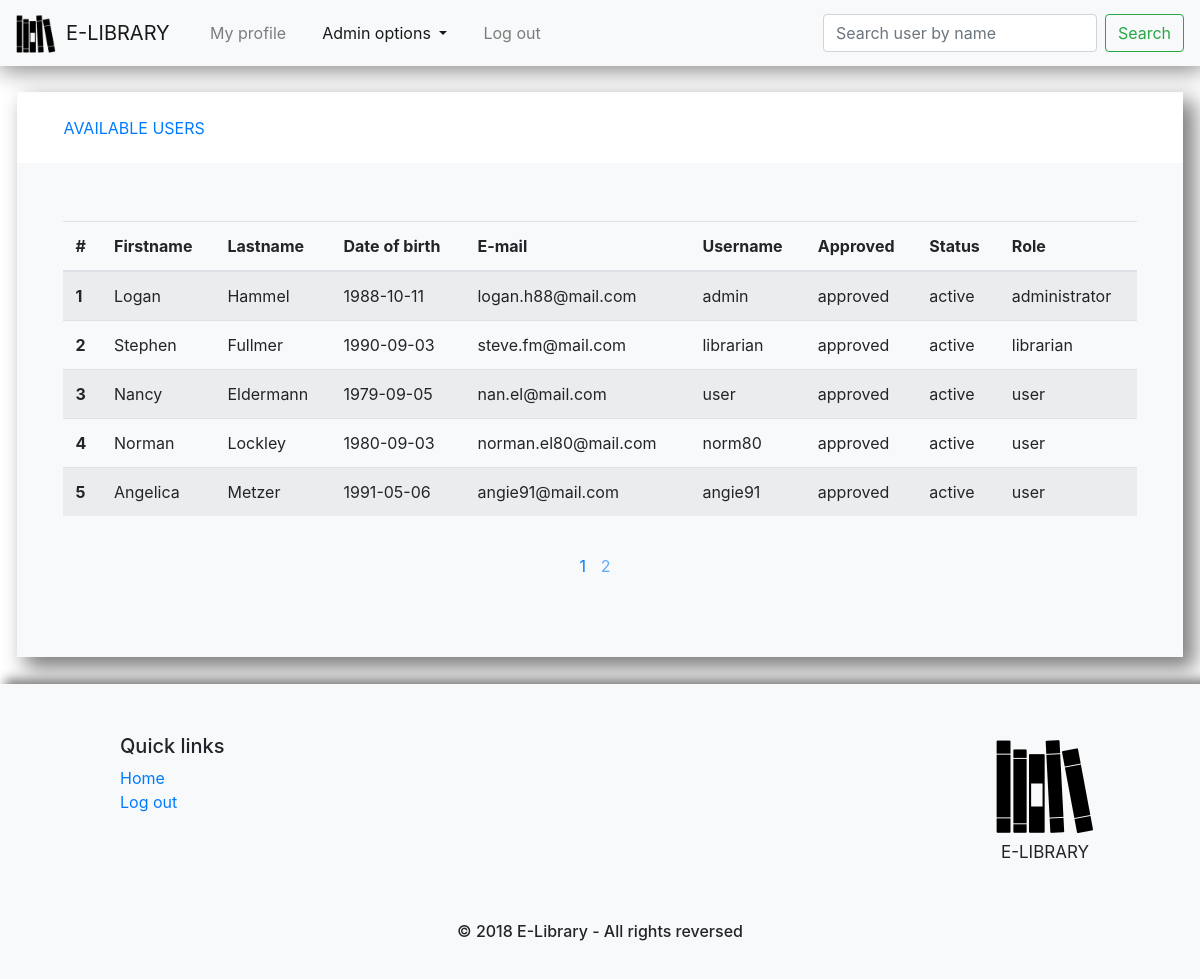
/interface/pages/user-management.php (signed in), run on the app's committed database.
### tables this page shows
CREATE TABLE `user` (
  `id_user` int(11) NOT NULL,
  `firstname` varchar(255) NOT NULL,
  `lastname` varchar(255) NOT NULL,
  `date_of_birth` date NOT NULL,
  `e_mail` varchar(50) NOT NULL,
  `username` varchar(20) NOT NULL,
  `password` varchar(255) NOT NULL,
  `approval` tinyint(4) NOT NULL DEFAULT '0',
  `status` tinyint(4) NOT NULL DEFAULT '1',
  `id_role` int(11) NOT NULL DEFAULT '0'
);

CREATE TABLE `role` (
  `id_role` int(11) NOT NULL,
  `role_title` varchar(255) NOT NULL
);

### data/data_access/userDAO.php (called while the page is built, shortened)
<?php
	require_once __DIR__.'/../../data/data_connect/connection.php';
	require_once __DIR__.'/../../data/data_access/roleDAO.php';
	require_once __DIR__.'/../../data/data_models/user.php';
	class userDAO extends connection implements query_interface{
		public function get_all(){
			$connection = $this->get_connection();
			$sql = "SELECT * FROM user";
			$statement = $connection->prepare($sql);
			$statement->execute();
			$results = $statement->get_result();
			$users = array();
			$roleDao = new roleDAO();
			if ($results->num_rows > 0) {
				while($row = $results->fetch_assoc()) {
					$role = $roleDao->get_by_id($row["id_role"]);
					$user = new user($row["firstname"],$row["lastname"],$row["date_of_birth"], $row["e_mail"],
					$row["username"],$row["password"],$row["approval"],$row["status"],$role);
					$user->set_id_user($row["id_user"]);
					array_push($users,$user);
				}
			}
			return $users;
		}
		public function get_by_username($username){
			$connection = $this->get_connection();
			$sql = "SELECT * FROM user WHERE username = ? ";
			$statement = $connection->prepare($sql);
			$statement->bind_param("s",$username);
			$statement->execute();
			$result = $statement->get_result();
			$roleDao = new roleDAO();
			if ($result->num_rows == 1) {
				$row = $result->fetch_assoc();
				$role = $roleDao->get_by_id($row["id_role"]);
				$user = new user($row["firstname"],$row["lastname"],$row["date_of_birth"], $row["e_mail"],
					$row["username"],$row["password"],$row["approval"],$row["status"],$role);
				$user->set_id_user($row["id_user"]);
				return $user;
			}
			return null;
		}
		public function get_in_range($from, $limit){
			$connection = $this->get_connection();
			$sql = "SELECT * FROM user ORDER BY approval,status LIMIT ?,?";
			$statement = $connection->prepare($sql);
			$statement->bind_param("ii", $from, $limit);
			$statement->execute();
			$results = $statement->get_result();
			$users = array();
			$roleDao = new roleDAO();
			if ($results->num_rows > 0) {
				while($row = $results->fetch_assoc()) {
					$role = $roleDao->get_by_id($row["id_role"]);
					$user = new user($row["firstname"],$row["lastname"],$row["date_of_birth"], $row["e_mail"],
					$row["username"],$row["password"],$row["approval"],$row["status"],$role);
					$user->set_id_user($row["id_user"]);
					array_push($users,$user);
				}
			}
			return $users;
		}
	}
?>

### data/data_access/roleDAO.php (called while the page is built, shortened)
<?php
	require_once __DIR__.'/../../data/data_connect/connection.php';
	require_once __DIR__.'/../../data/data_models/role.php';
	class roleDAO extends connection implements query_interface{
		public function get_by_id($id){
			$connection = $this->get_connection();
			$sql = "SELECT * FROM role WHERE id_role = ? ";
			$statement = $connection->prepare($sql);
			$statement->bind_param("i",$id);
			$statement->execute();
			$result = $statement->get_result();
			if ($result->num_rows == 1) {
				$row = $result->fetch_assoc();
				$role = new role($row["role_title"]);
				$role->set_id_role($row["id_role"]);
				return $role;
			}
			return null;
		}
	}
?>

### data/data_connect/connection.php (called while the page is built, shortened)
<?php
	class connection {
		public function get_connection(){
			$this->_connection = mysqli_connect("localhost", "root", "", "library");
			return $this->_connection;
		}
	}
?>

### data/data_models/user.php (called while the page is built, shortened)
<?php
	class user {
		protected $_id_user;
		protected $_firstname;
		protected $_lastname;
		protected $_date_of_birth;
		protected $_e_mail;
		protected $_username;
		protected $_approval;
		protected $_status;
		protected $_role;
		public function __construct ($firstname, $lastname, $date_of_birth, $e_mail, $username, $password, $approval, $status, $role) {
			$this->_firstname = $firstname;
			$this->_lastname = $lastname;
			$this->_date_of_birth = $date_of_birth;
			$this->_e_mail = $e_mail;
			$this->_username = $username;
			$this->_approval = $approval;
			$this->_status = $status;
			$this->_role = $role;
    		}
   		public function set_id_user($id_user) {
			$this->_id_user = $id_user;
		}
   		public function get_id_user() {
			return $this->_id_user;
		}
   		public function get_firstname() {
			return $this->_firstname;
		}
   		public function get_lastname() {
			return $this->_lastname;
		}
   		public function get_date_of_birth() {
			return $this->_date_of_birth;
		}
		public function get_e_mail() {
			return $this->_e_mail;
		}
		public function get_username() {
			return $this->_username;
		}
		public function get_approval() {
			return $this->_approval;
		}
		public function get_status() {
			return $this->_status;
		}
		public function get_role() {
			return $this->_role;
		}
	}
?>

### data/data_models/role.php (called while the page is built, shortened)
<?php
	class role {
		protected $_role_title;
		public function __construct ($role_title) {
			$this->_role_title = $role_title;
    		}
   		public function get_role_title() {
			return $this->_role_title;
		}
	}
?>

### data/data_helpers/helpers.php (called while the page is built, shortened)
<?php
	include_once __DIR__.'/../data_access/userDAO.php';
	class helpers{
		public function get_approval_text($approval){
			return $approval ? "approved" : "not approved";
		}
		public function get_status_text($status){
			return $status ? "active" : "deactivated";
		}
	}
?>

### interface/pages/user-management.php (the view, shortened to what this page needs)
<?php
	require_once __DIR__.'/../../data/data_access/roleDAO.php';
	require_once __DIR__.'/../../data/data_access/userDAO.php';
	require_once __DIR__.'/../../data/data_controllers/user_management_controller.php';
	$userDao = new userDAO();
	$this_user = $userDao->get_by_username($_SESSION["username"]);
	$helper = new helpers();
	$id = 1;
	$max_records = 5;
	if(isset($_GET["page"])){
		$page_number = $_GET["page"];
		$from = ($page_number*$max_records)-$max_records;
	}
	else{
		$from = 0;
	}
	if(isset($_GET["search"])){
		$users = $userDao->get_by_param_in_range($_GET["search-input"],$from,$max_records);
		$users_count = $userDao->count_by_param($_GET["search-input"]);
	}
	else{
		$users = $userDao->get_all();
		$users_count = count($users);
		$users = $userDao->get_in_range($from,$max_records);
	}
	$pages_count = ceil($users_count/$max_records);
?>
<!DOCTYPE HTML>
<html>
	<head>
		<link rel="stylesheet" href="../styles/css/bootstrap.min.css" />
		<link rel="stylesheet" href="../styles/bootstrap-nav-fix.css" />
		<link rel="stylesheet" href="../styles/bootstrap-form-fix.css" />
		<link rel="stylesheet" href="../styles/bootstrap-table-fix.css" />
		<link rel="stylesheet" href="../styles/modal.css" />
		<link rel="stylesheet" href="../styles/page.css" />
		<link rel="stylesheet" href="../styles/footer.css" />
	</head>
	<body>
		<nav class="navbar navbar-expand-lg nav-fix sticky-top navbar-light bg-light">
			<a class="navbar-brand" href="javascript:void(0);"><div class="nav-logo-wrap"><div class="nav-logo"></div> <span class="nav-text">E-LIBRARY</span></div> </a>
			<ul class="navbar-nav mr-auto">
				<li class="nav-item">
					<a class="nav-link" href="/project/interface/pages/user-profile.php">My profile</a>
				</li>
				<li class="nav-item dropdown">
					<a class="nav-link dropdown-toggle active" href="javascript:void(0);" id="navbarAdminDropdown" role="button" data-toggle="dropdown">
						Admin options
					</a>
				</li>
				<li class="nav-item">
					<form id="logout" method="get" action="">
						<a class="nav-link" href="javascript:void(0);" onclick="document.getElementById('logout').submit();">Log out</a>
					</form>
				</li>
			</ul>
			<form class="form-inline my-2 my-lg-0" method="get" onsubmit="return false;">
				<input class="form-control mr-sm-2" id="search-input" type="search" name="search-input" placeholder="Search user by name">
				<button class="btn btn-outline-success my-2 my-sm-0" type="button" onclick="do_search('user-management.php','search-input');" name="search" value="search">Search</button>
			</form>
	</nav>
	<div class="page-body-wrap">
		<div class="page-body">
			<div class="body-nav">
			<ul id="tabs">
				<li  id="tab-1" onclick="show_selected_view(this);" class="active-tab"><a href="javascript:void(0);">Available users</a></li>
			</ul>
			</div>
			<div id="views">
				<div id="tab1-view" >
					<div id="datagrid" class="table-container">
						<table id="table" class="table table-striped">
							<thead>
								<tr>
									<th scope="col">#</th>
									<th scope="col">Firstname</th>
									<th scope="col">Lastname</th>
									<th scope="col">Date of birth</th>
									<th scope="col">E-mail</th>
									<th scope="col">Username</th>
									<th scope="col">Approved</th>
									<th scope="col">Status</th>
									<th scope="col">Role</th>
								</tr>
							</thead>
							<tbody>
								<?php foreach($users as $user){
								?>
									<tr id="<?php echo $user->get_id_user(); ?>" data-toggle="modal" data-target="#userEditModal" onclick="setModalValues('userEditModal',this,'<?php echo $this_user->get_username(); ?>','<?php echo $this_user->get_role()->get_role_title(); ?>');">
										<th scope="row"><?php echo $id?></th>
										<td><?php echo $user->get_firstname(); ?></td>
										<td><?php echo $user->get_lastname(); ?></td>
										<td><?php echo $user->get_date_of_birth(); ?></td>
										<td><?php echo $user->get_e_mail(); ?></td>
										<td><?php echo $user->get_username(); ?></td>
										<td><?php echo $helper->get_approval_text($user->get_approval()); ?></td>
										<td><?php echo $helper->get_status_text($user->get_status()); ?></td>
										<td><?php echo $user->get_role()->get_role_title(); ?></td>
									</tr>
								<?php	$id = $id + 1;
								}
								?>
							</tbody>
						</table>
						<div id="table-nums" class="table-nums"><?php
							$i = 1;
							echo "<span>";
							while($i <= $pages_count){
								echo "<a id='a".$i."' ";
								if(isset($_GET["page"])){
									if($i==$_GET["page"]){
										echo "class=page-active" ;
									}
								}
								else{
									if($i==1){
										echo "class=page-active";
									}
									else{
										echo "class=page";
									}
								}
								if(!isset($_GET["search"])){
									echo " onclick=mark_page_as_active('table-nums',this);change_page('user-management.php',{$i},null,null);";
								}
								else{
									echo " onclick=mark_page_as_active('table-nums',this);change_page('user-management.php',{$i},'{$_GET["search-input"]}','search');";
								}
								echo ' href="javascript:void(0);">'.$i;
								$i = $i+1; ?>
								</a><?php
							}
							?>
							</span>
						</div>
					</div>
				</div>
			</div>
		</div>
	</div>
	<div class="footer-container">
		<div class="row text-center text-xs-center text-sm-left text-md-left justify">
			<div class="col-xs-12 col-sm-4 col-md-4 links">
				<h5>Quick links</h5>
				<ul class="list-unstyled quick-links">
					<li><a href="/project/interface/pages/user-profile.php">Home</a></li>
					<li>
						<form id="log-out" method="get" action="">
							<a href="javascript:void(0);" onclick="document.getElementById('log-out').submit();">
								Log out
							</a>
						</form>
					</li>
				</ul>
			</div>
			<div class="footer-logo-wrap  text-center text-xs-center text-sm-left text-md-left "><div class="footer-logo"></div><div class="footer-logo-text">E-LIBRARY</div></div>
		</div>
		<div class="row">
			<div class="col-xs-12 col-sm-12 col-md-12 mt-2 mt-sm-2 text-center col-spacing">
				<p class="h6">&copy 2018 E-Library - All rights reversed</p>
			</div>
		</div>
	</div>
</body>
</html>

### interface/styles/page.css (style rules this page uses)
.page-body-wrap { padding:2.2% 1.4%; }
.page-body { min-height:550px; width:100%; background-color:#f8f9fa !important; box-shadow: 10px 10px 20px 2px grey; }
.table-container { padding: 5% 4%; }
.body-nav { padding: 2% 4%; background-color: #fff; color: #9fceff; text-transform: uppercase; }
.body-nav > ul { list-style: none; padding: 0; margin: 0; }
.nav-item:first-child { padding-left: 10px; }
li:first-child { padding-left: 0px; }
ul li { display: inline; padding-left: 10px; padding-right: 10px; color: #9fceff; }
.active-tab > a, .active-tab > a:hover, .active-tab > a:visited { color:#007bff; }
li > a { outline:none; text-decoration:none !important; color: #9fceff; }
.quick-links > li > a, li > a:hover { color:#007bff; }
.table-nums { padding: 1%; text-align: center; }
.table-nums > span { padding: 1%; display: inline-block; }
.table-nums > span > a { color: #5eacff; padding-right: 10px; }
.page-active { color: #007bff !important; }

### interface/styles/footer.css (style rules this page uses)
.footer-container { background-color: #f8f9fa !important; padding-top: 50px; padding-left: 50px; padding-right:50px; padding-bottom:30px; box-shadow: 15px 5px 10px 10px grey; }
.col-spacing { padding-top:50px; }
.footer-logo-wrap { width:100px; height:130px; margin-right: 5%; }
.footer-logo { display: inline-block; background-image: url("../../resources/images/library-icon.png"); background-position: center; background-repeat: no-repeat; background-size: cover; width:100px; height:100px; }
.footer-logo-text { font-size: 17px; text-align: center; }
.justify { justify-content: space-between; margin-right: 0px; margin-left: 0px; }
.links { margin-left:5%; max-width:20%; }
#log-out { padding: 0px; margin-bottom:0; }

### data on the page
user: firstname "Logan", lastname "Hammel", date_of_birth "1988-10-11", e_mail "logan.h88@mail.com", username "admin", id_role.id_role "approved", approval "active", id_role.role_title "administrator"
user: firstname "Stephen", lastname "Fullmer", date_of_birth "1990-09-03", e_mail "steve.fm@mail.com", username "librarian", approval "approved", status "active", id_role.role_title "librarian"
user: firstname "Nancy", lastname "Eldermann", date_of_birth "1979-09-05", e_mail "nan.el@mail.com", username "user", approval "approved", status "active", id_role.role_title "user"
user: firstname "Norman", lastname "Lockley", date_of_birth "1980-09-03", e_mail "norman.el80@mail.com", username "norm80", approval "approved", status "active", id_role.role_title "user"
user: firstname "Angelica", lastname "Metzer", date_of_birth "1991-05-06", e_mail "angie91@mail.com", username "angie91", approval "approved", status "active", id_role.role_title "user"
